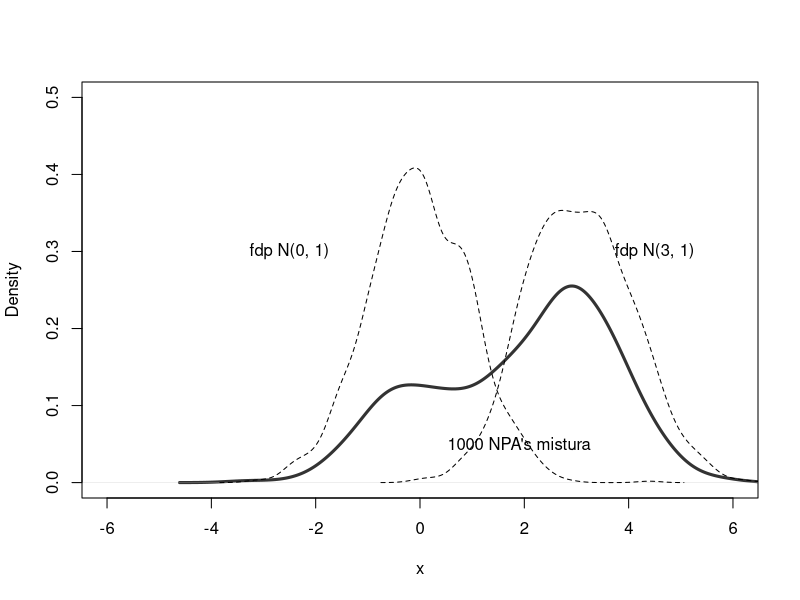
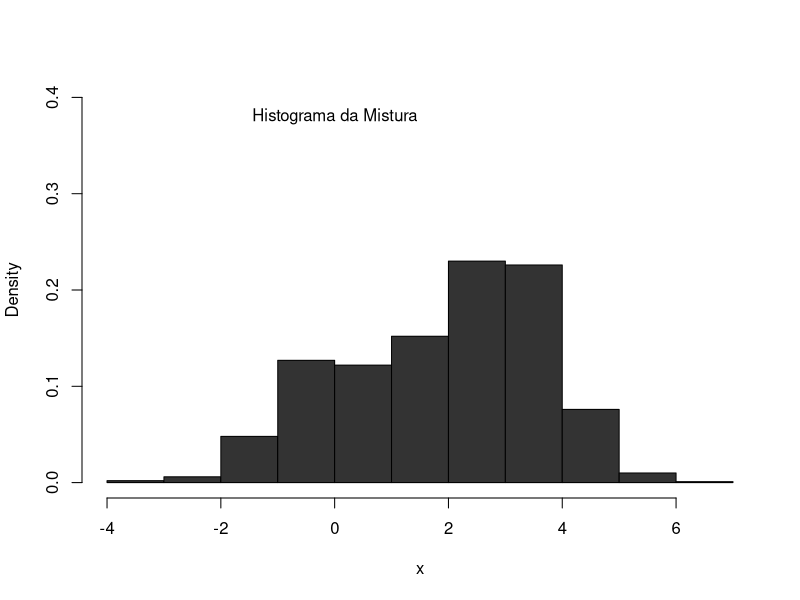

Reproduce these figures in R, in order. (Note: this script raises an error after producing the figures.)
## ---- chunk 1
n  <- 1000
nu <- 2
X <- matrix(rnorm(n * nu), n, nu) ^ 2
y <- rowSums(X)
# y <- apply(X, MARGIN = 1, sum)

mean(y)
var(y)

## ---- chunk 2
n <- 1000
mu <- c(0, 3)
k <- sample(1:2, size = n, replace = TRUE, prob = c(1 / 3, 2 / 3))
m <- mu[k]

x <- rnorm(n, m, 1)

plot(density(x), xlim = c(-6, 6), ylim = c(0, .5), lwd = 3, xlab = "x", main = "", col = "grey20")
text(1.9, 0.05, "1000 NPA's mistura")
for (i in 1:2) {
	lines(density(rnorm(n, mu[i], 1)), lty = 2)
}
text(-2.5, 0.3, "fdp N(0, 1)")
text(4.5, 0.3, "fdp N(3, 1)")

hist(x, prob = TRUE, main = NULL, ylim = c(0, 0.4), col = "grey20")
text(0, 0.38, "Histograma da Mistura")

## ---- chunk 3
n <- 10000
theta = mean(exp(-runif(n)))
theta
1 - exp(-1)
## ---- chunk 4
m <- 10000
x <- runif(m, 2, 4)
theta <- mean(exp(-x)) * (4 - 2)
theta
## ---- chunk 5
a <- 4.5
for (i in rep(8, 8)) {
	N <- 10 ^ i
	z <- rnorm(N)
	p.hat <- sum(z > a) / N
	p <- pnorm(-a)
	dif <- abs(sum(z > a) / N - p)
	# mylist <- list(N = N, p.hat = p.hat, p = p, dif = dif)
	# print(mylist)
	print(c(N = N, p.hat = p.hat, p = p, dif = dif))
}
